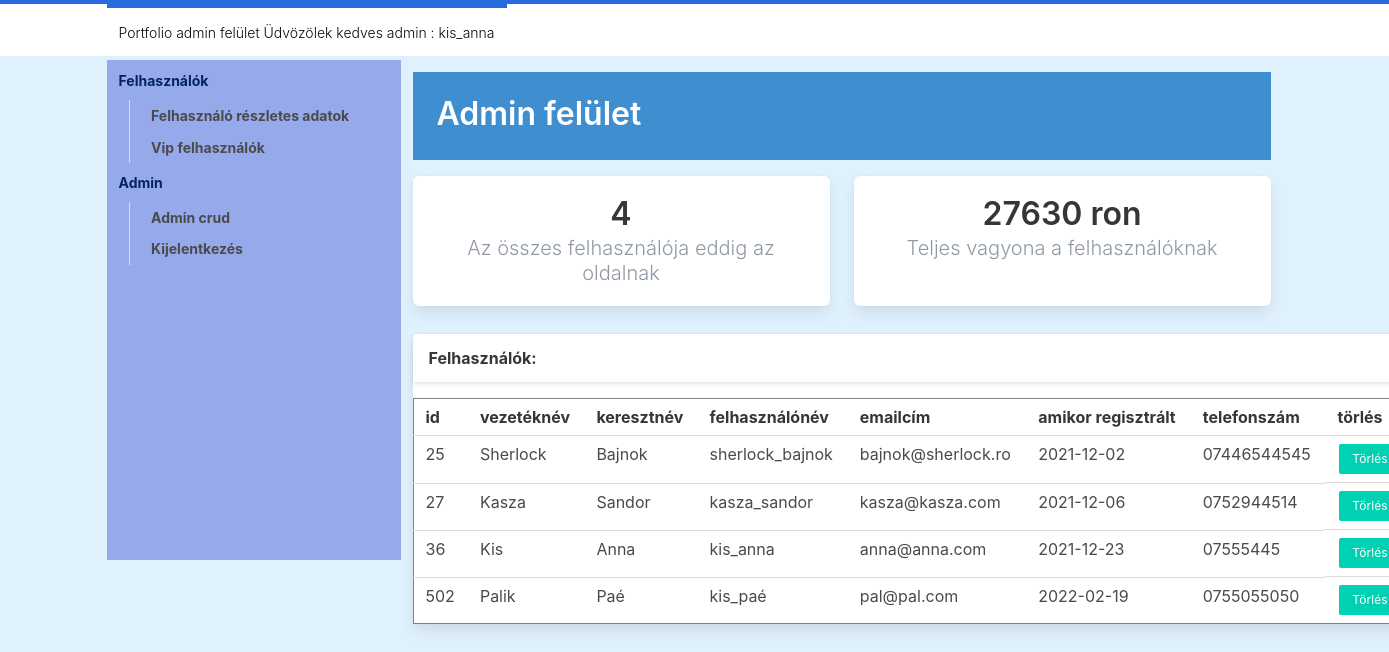
The page /b_admin/adminfoldal/admin.php (signed in) on the database its author committed.
### tables this page shows
CREATE TABLE `users` (
  `id` int(11) NOT NULL,
  `firs_name` varchar(25) NOT NULL,
  `last_name` varchar(25) NOT NULL,
  `username` varchar(50) NOT NULL,
  `email` varchar(100) NOT NULL,
  `password` varchar(255) NOT NULL,
  `signup_date` date NOT NULL,
  `profile_pic` varchar(255) NOT NULL,
  `phone_number` varchar(15) NOT NULL
);

### b_admin/adminfoldal/admin.php (the view, shortened to what this page needs)
<?php
require_once "../connect.php";
?>
<html>
<head>
    <link rel="stylesheet" type="text/css" href="admin.css">
    <link rel="stylesheet" href="/css/bulma.min.css">
</head>
<body>
<nav class="navbar is-white">
    <div class="container">
        <div class="navbar-brand">
            <a class="navbar-item brand-text">
                Portfolio admin felület <?php
                if ($_SESSION['username'] == 'ksandor') {
                    echo "<div style='color: #FF416C'>";
                    echo "   Az egyetlen superadmin " . $_SESSION['username'];
                    echo "</div>";
                } else {
                    echo "   Üdvözölek kedves admin :  " . $_SESSION['username'];
                }
                ?>
            </a>
        </div>
    </div>
</nav>
<div class="container">
    <div class="columns">
        <div class="column is-3 " id="cl3">
            <aside class="menu is-hidden-mobile">
                <ul class="menu-list">
                    <li>
                        <p>Felhasználók</p>
                        <ul>
                            <li><a href="admin.php">Felhasználó részletes adatok</a></li>
                            <li><a>Vip felhasználók</a></li>
                        </ul>
                    </li>
                    <li>
                        <p>Admin</p>
                        <ul>
                            <li><a href="crudadmin/beszurasadmin.php">Admin crud</a></li>
                            <li><a href="../adminfoldal/destroyadmin.php">Kijelentkezés</a></li>
                        </ul>
                    </li>
                </ul>
            </aside>
        </div>
        <div class="column is-9" id="9clc">
            <section class="hero is-info welcome is-small">
                <div class="hero-body">
                    <div class="container">
                        <h1 class="title">
                            Admin felület
                        </h1>
                    </div>
                </div>
            </section>
            <section class="info-tiles">
                <div class="tile is-ancestor has-text-centered">
                    <div class="tile is-parent">
                        <article class="tile is-child box">
                            <p class="title">
                                <?php
                                $sql = "SELECT count(username) as total from users";
                                $result = mysqli_query($con, $sql);
                                $data = mysqli_fetch_assoc($result);
                                echo $data['total'];
                                ?>
                            </p>
                            <p class="subtitle">Az összes felhasználója eddig az oldalnak</p>
                        </article>
                    </div>
                    <div class="tile is-parent">
                        <article class="tile is-child box">
                            <p class="title">
                                <?php
                                $sql = "SELECT (SELECT SUM(salary) FROM workplace) + (SELECT SUM(totalhprice) FROM house) -  (SELECT SUM(broker+tax+hrenovation) FROM expense)AS sum;";
                                $result = mysqli_query($con, $sql);
                                $data = mysqli_fetch_assoc($result);
                                echo $data['sum'];
                                ?>
                                ron
                            </p>
                            <p class="subtitle">Teljes vagyona a felhasználóknak</p>
                        </article>
                    </div>
                </div>
            </section>
            <div class="columns">
                <div class="column is-6" id="userlista">
                    <div class="card events-card">
                        <header class="card-header">
                            <p class="card-header-title">
                                Felhasználók:
                            </p>
                            <a href="#" class="card-header-icon" aria-label="more options">
                  <span class="icon">
                  </span>
                            </a>
                        </header>
                        <div class="card-table">
                            <div class="content">
                                <table class="table is-fullwidth is-striped">
                                    <tbody>
                                    <?php
                                    $sql = "SELECT * FROM users";
                                    $result = $con->query($sql);
                                    if ($result->num_rows > 0) {
                                        echo "<table border=1>";
                                        echo "<tr>";
                                        echo "<th> id </th>";
                                        echo "<th> vezetéknév </th>";
                                        echo "<th> keresztnév </th>";
                                        echo "<th> felhasználónév </th>";
                                        echo "<th> emailcím </th>";
                                        echo "<th> amikor regisztrált </th>";
                                        echo "<th> telefonszám </th>";
                                        echo "<th> törlés </th>";
                                        echo "</tr>";
                                        while ($row = $result->fetch_assoc()) {
                                            echo "<tr>";
                                            echo "<td>" . $row["id"] . "</td>";
                                            echo "<td>" . $row["firs_name"] . "</td>";
                                            echo "<td>" . $row["last_name"] . "</td>";
                                            echo "<td>" . $row["username"] . "</td>";
                                            echo "<td>" . $row["email"] . "</td>";
                                            echo "<td>" . $row["signup_date"] . "</td>";
                                            echo "<td>" . $row["phone_number"] . "</td>";
                                            echo "<td class='level-right' ><a class='button is-small is-primary' href=\"admin.php?id=" . $row["id"] . "\">Törlés</a></td>";
                                            echo "</tr>";
                                        }
                                        echo "</table>";
                                    } else {
                                        echo "0 results";
                                    }
                                    ?>
                                    </tbody>
                                </table>
                            </div>
                        </div>
                    </div>
                </div>
            </div>
        </div>
    </div>
</div>
</body>
</html>

### b_admin/adminfoldal/admin.css (style rules this page uses)
html, body { font-family: -apple-system, BlinkMacSystemFont, "Segoe UI", Roboto, Oxygen-Sans, Ubuntu, Cantarell, "Helvetica Neue", sans-serif; font-size: 16px; line-height: 1.5; background: rgba(150, 206, 250, 0.29); }
nav.navbar { border-top: 4px solid #276cda; margin-bottom: 1rem; }
.navbar-item.brand-text { font-weight: 300; border-top: 4px solid #276cda; }
.navbar-item, .navbar-link { font-size: 14px; font-weight: 700; }
#cl3 { background-color: rgba(48, 73, 208, 0.42); height: 500px; }
#userlista { width: 1025px; }
.menu-list { color: #05245d; font-size: 14px; font-weight: 700; }
.menu-list a { color: #0F1D38; font-size: 14px; font-weight: 700; }
.card { box-shadow: 0px 2px 4px rgba(0, 0, 0, 0.18); margin-bottom: 2rem; }
.card-header-title { color: #8F99A3; font-weight: 400; }
.info-tiles { margin: 1rem 0; }
.info-tiles .subtitle { font-weight: 300; color: #8F99A3; }
.hero.welcome .title, .hero.welcome .subtitle { color: hsl(120, 25%, 13%); }

### rows shown on the page
users: id "25", firs_name "Sherlock", last_name "Bajnok", username "sherlock_bajnok", email "bajnok@sherlock.ro", signup_date "2021-12-02", phone_number "07446544545"
users: id "27", firs_name "Kasza", last_name "Sandor", username "kasza_sandor", email "kasza@kasza.com", signup_date "2021-12-06", phone_number "0752944514"
users: id "36", firs_name "Kis", last_name "Anna", username "kis_anna", email "anna@anna.com", signup_date "2021-12-23", phone_number "07555445"
users: id "502", firs_name "Palik", last_name "Paé", username "kis_paé", email "pal@pal.com", signup_date "2022-02-19", phone_number "0755055050"

### other values the page prints
$_SESSION['username'] "kis_anna"
$data['total'] "4"
$data['sum'] "27630"
